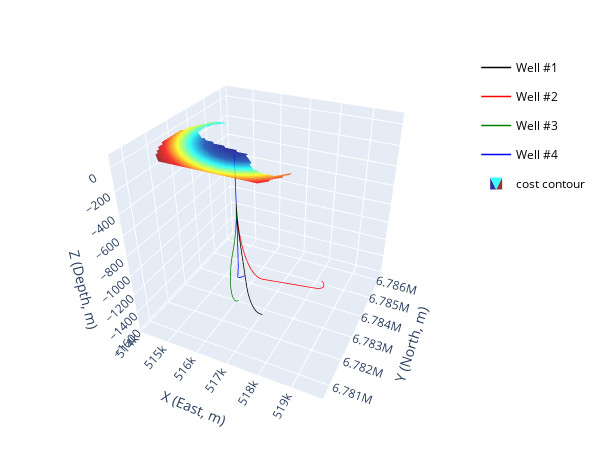

The notebook cell this image was saved under:
### Markdown cell above
## 3.2 3D Visualization
Plot the wellbore trajectories and the cost contour for the site.  
The cost contour indicates the total cost to reach all the targets while placing the drill site at the given [X, Y] location.  
If the cost contour at a given point is empty, then it means the site located at this point cannot reach at least one of the targets under the given constraints.

### Code cell
# Plot wellbore trajectory
fig1=None #initiate a fig
styles=['k-', 'r-', 'g-', 'b-'] # line style for each trajectory
for i, wellbore in enumerate(wellbores):
    fig1=PlotSurvey(wellbore, # trajectory data
                    fig=fig1, # figure handle
                    style=styles[i], # line style for the trajectory
                    name=f'Well #{i+1}', # name of the trajectory in the plot
                    show=0) # wait for plottiing all trajectories

# plot the cost contour for the site
PlotContour(X=contour_1site['X'],
            Y=contour_1site['Y'],
            Contour_Val=contour_1site['cost'],
            fig=fig1,
            name='cost contour',
            azim=-65, # view angle azimuth
            elev=40, # view angle elevation
            show=0)
mincost=np.nanmin(contour_1site['cost'])
try:
    minidx=np.nanargmin(contour_1site['cost'])
except:
    minidx=None
print (f"min cost (node value): {mincost}")
print (f"min cost (node location): {[contour_1site['X'][minidx], contour_1site['Y'][minidx]]}")

# show the figure
fig1.show()
